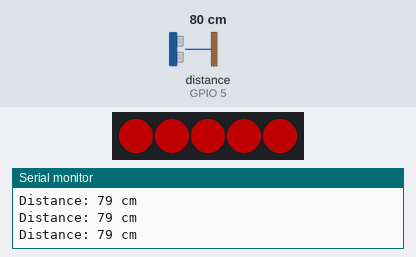
A program run on a simulated Seeed XIAO ESP32-C3. On the bench: 5 RGB LEDs in strip order, left to right, the last lines printed to the serial monitor. Wiring (inferred from the names in the program): ultrasonic range finder: trigger GPIO 4; echo GPIO 5. The test bench sets the inputs (shaded band); at power-on: distance to the obstacle (sensor on GPIO 5) 80 cm. The echo pulse lasts 58.3 µs per cm; dim RGB values are drawn brighter than linear.

Above: at 1.2 s.
1.3 s: distance to the obstacle (sensor on GPIO 5) set to 2 cm
At 2.5 s:
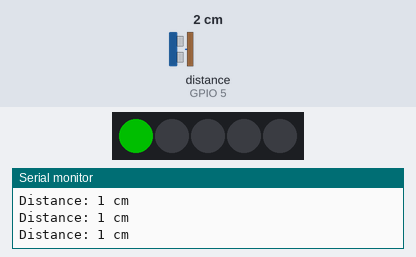
2.8 s: distance to the obstacle (sensor on GPIO 5) set to 5 cm
At 4.0 s:
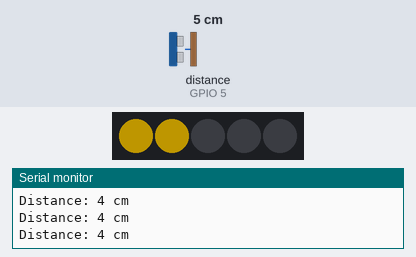
4.3 s: distance to the obstacle (sensor on GPIO 5) set to 7 cm
At 4.7 s:
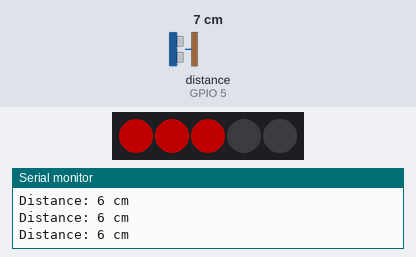
5.8 s: distance to the obstacle (sensor on GPIO 5) set to 4 cm
At 6.5 s:
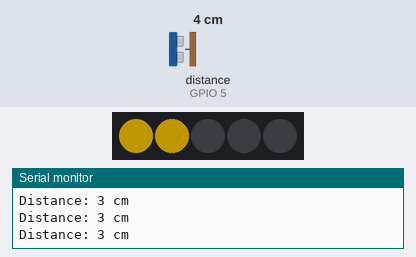
7.3 s: distance to the obstacle (sensor on GPIO 5) set to 18 cm
At 8.3 s:
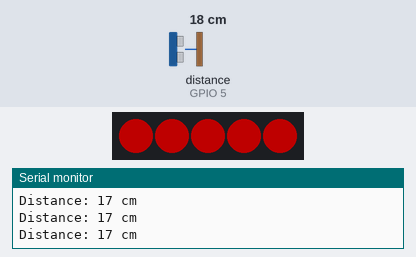
Timing chart, 0 to 9.8 s (numbered marks = the images above; inputs shaded):
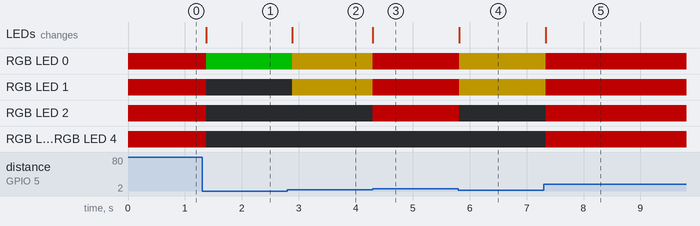

Measured:
- the behaviour switches between 3 and 4 cm on distance to the obstacle (sensor on GPIO 5) (found by bisection; images 1 and 2)
- the behaviour switches between 5 and 6 cm on distance to the obstacle (sensor on GPIO 5) (found by bisection; images 2 and 3)
- after the input at 1.3 s, RGB LED 0: RGB(80, 0, 0) → RGB(0, 80, 0) after 0.07 s; RGB LED 1–4: RGB(80, 0, 0) → off after 0.07 s; the LEDs: change after 0.07 s (image 1)
- after the input at 2.8 s, RGB LED 0: RGB(0, 80, 0) → RGB(80, 63, 0) after 0.09 s; RGB LED 1: off → RGB(80, 63, 0) after 0.09 s; the LEDs: change after 0.09 s (image 2)
- after the input at 4.3 s, RGB LED 0, RGB LED 1: RGB(80, 63, 0) → RGB(80, 0, 0) at once; RGB LED 2: off → RGB(80, 0, 0) at once; the LEDs: change at once (image 3)
- after the input at 5.8 s, RGB LED 0, RGB LED 1: RGB(80, 0, 0) → RGB(80, 63, 0) at once; RGB LED 2: RGB(80, 0, 0) → off at once; the LEDs: change at once (image 4)
- after the input at 7.3 s, RGB LED 0, RGB LED 1: RGB(80, 63, 0) → RGB(80, 0, 0) at once; RGB LED 2–4: off → RGB(80, 0, 0) at once; the LEDs: change at once (image 5)

The program:

main.cpp
```cpp
#include <Arduino.h>
#include <Adafruit_NeoPixel.h>

// Seeed XIAO ESP32-C3 pin mapping:
//   D2 = GPIO4, D3 = GPIO5, D5 = GPIO10
#define TRIG_PIN  D2   // Ultrasonic trigger → GPIO5
#define ECHO_PIN  D3  // Ultrasonic echo   → GPIO4
#define NEO_PIN   D5  // NeoPixel data     → GPIO10
#define NUM_LEDS  5

Adafruit_NeoPixel strip(NUM_LEDS, NEO_PIN, NEO_GRB + NEO_KHZ800);

// Returns distance in cm; -1 on timeout
long getDistance() {
    digitalWrite(TRIG_PIN, LOW);
    delayMicroseconds(2);
    digitalWrite(TRIG_PIN, HIGH);
    delayMicroseconds(10);
    digitalWrite(TRIG_PIN, LOW);

    long duration = pulseIn(ECHO_PIN, HIGH, 30000); // 30 ms timeout (~5 m max)
    if (duration == 0) return -1;
    return duration * 0.034 / 2;
}

void showLEDs(int count, uint32_t color) {
    strip.clear();
    for (int i = 0; i < count; i++) {
        strip.setPixelColor(i, color);
    }
    strip.show();
}

void setup() {
    Serial.begin(115200);
    pinMode(TRIG_PIN, OUTPUT);
    pinMode(ECHO_PIN, INPUT);

    strip.begin();
    strip.setBrightness(80); // 0-255, keeps current manageable on USB power
    strip.show();

    Serial.println("Proximity LED ready.");
}

void loop() {
    long dist = getDistance();

    if (dist < 0) {
        Serial.println("No echo – object out of range or missing");
        strip.clear();
        strip.show();
        delay(200);
        return;
    }

    Serial.print("Distance: ");
    Serial.print(dist);
    Serial.println(" cm");

    uint32_t GREEN  = strip.Color(0,   255, 0);
    uint32_t YELLOW = strip.Color(255, 200, 0);
    uint32_t RED    = strip.Color(255, 0,   0);

    // Each 2 cm bracket lights one additional LED.
    // Colour: 1 LED → green, 2 LEDs → yellow, 3-5 LEDs → red
    if (dist <= 2) {
        showLEDs(1, GREEN);
    } else if (dist <= 4) {
        showLEDs(2, YELLOW);
    } else if (dist <= 6) {
        showLEDs(3, RED);
    } else if (dist <= 8) {
        showLEDs(4, RED);
    } else {
        showLEDs(5, RED);
    }

    delay(100);
}
```
